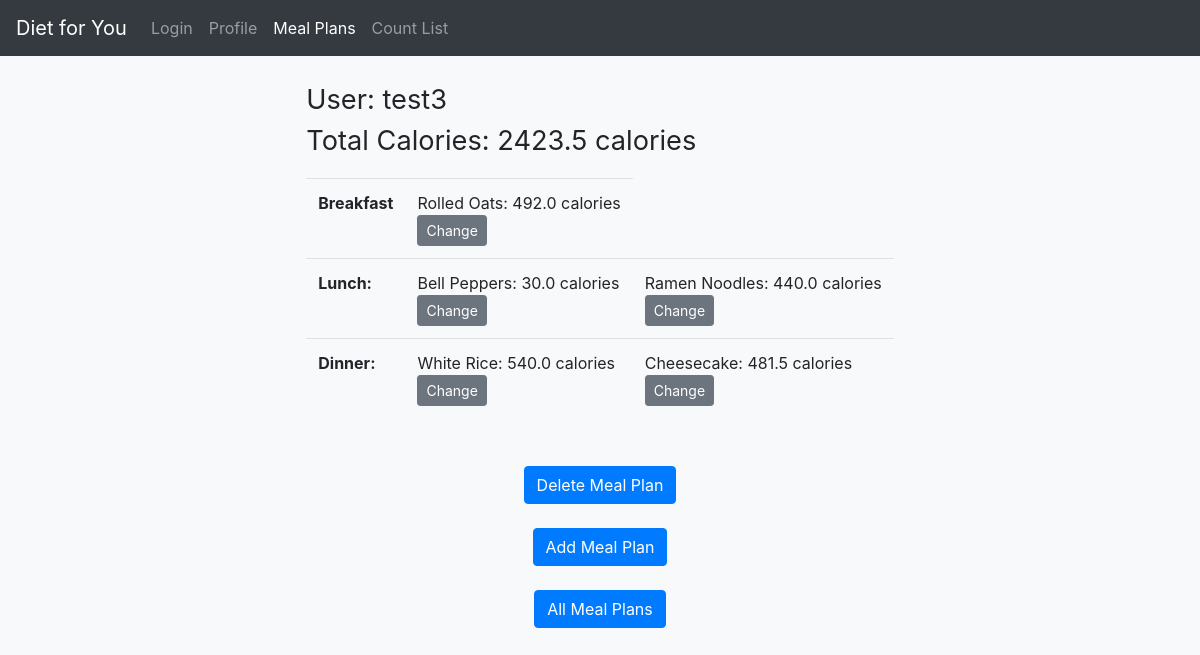
Screenshot of /recipe/ with the database file from the repository.
### main/models.py (models this page shows, shortened)
class recipeTable(models.Model):
    user = models.CharField(max_length = 50, default = '')
    totalCal = models.FloatField(default = 0)
    foodItem1 = models.CharField(max_length=125, null=True)
    cal1 = models.FloatField(default=0)
    foodItem2 = models.CharField(max_length=125, null=True)
    cal2 = models.FloatField(default=0)
    foodItem3 = models.CharField(max_length=125, null=True)
    cal3 = models.FloatField(default=0)
    foodItem4 = models.CharField(max_length=125, null=True)
    cal4 = models.FloatField(default=0)
    foodItem5 = models.CharField(max_length=125, null=True)
    cal5 = models.FloatField(default=0)
    class Meta:
        indexes = [
           models.Index(fields=['user']),
        ]

### main/views.py (the view)
# urls.py: path('recipe/', recipe),
def recipe(request):
   currentUser = request.user
   personId = currentUser.username
   recipeInfo = recipeTable.objects.raw('SELECT * FROM main_recipeTable WHERE user = %s ORDER BY id desc LIMIT 1', [personId])
   if len(recipeInfo) == 0:
      recipeInfo = recipeTable.objects.raw('SELECT * FROM main_recipeTable ORDER BY random() LIMIT 1')
   return render(request, 'recipe.html', {'recipeInfo' : recipeInfo})

### templates/recipe.html (shortened to what this page needs)
<!doctype html>
    <html lang="en">
    <head>
        <link rel="stylesheet" href="https://stackpath.bootstrapcdn.com/bootstrap/4.5.0/css/bootstrap.min.css">
        <nav class="navbar navbar-expand navbar-dark bg-dark">
            <div class="collapse navbar-collapse" id="navbarsExample02">
                <a class="navbar-brand" href="/home">Diet for You</a>
                <ul class="navbar-nav mr-auto">
                <li class="nav-item">
                    <a class="nav-link" href="../login">Login</a>
                </li>
                <li class="nav-item">
                    <a class="nav-link" href="/main">Profile</a>
                </li>
                <li class="nav-item active">
                    <a class="nav-link" href="/recipe">Meal Plans<span class="sr-only">(current)</span></a>
                </li>
                <li class="nav-item">
                    <a class="nav-link" href="/countList">Count List</a>
                </li>
                </ul>
            </div>
        </nav>
    </head>
    <body class="bg-light">
        <div class="container">
            <div class="row">
              <div class="mt-4 mb-4 mx-auto" style="text-align:Left;">
                    {% for info in recipeInfo %}
                    <p style="font-size:170%;">User: {{info.user}} <br> Total Calories: {{info.totalCal}} calories</p>
                    <div class="mb-4">
                        <table class="table">
                            <tbody>
                            <tr>
                                <th scope="row">Breakfast</th>
                                <td>
                                    {{info.foodItem1}}: {{info.cal1}} calories
                                    <form action="/recipe/update/1/{{info.id}}" method="POST"> {% csrf_token %}
                                        <button type="submit" class="btn btn-secondary btn-sm">Change</button>
                                    </form>
                                </td>
                            </tr>
                            <tr>
                                <th scope="row">Lunch: </th>
                                <td>
                                    {{info.foodItem2}}: {{info.cal2}} calories
                                    <form action="/recipe/update/2/{{info.id}}" method="POST"> {% csrf_token %}
                                        <button type="submit" class="btn btn-secondary btn-sm">Change</button>
                                    </form>
                                </td>
                                <td>
                                    {{info.foodItem3}}: {{info.cal3}} calories
                                    <form action="/recipe/update/3/{{info.id}}" method="POST"> {% csrf_token %}
                                        <button type="submit" class="btn btn-secondary btn-sm">Change</button>
                                    </form>
                                </td>
                            </tr>
                            <tr>
                                <th scope="row">Dinner: </th>
                                <td>
                                    {{info.foodItem4}}: {{info.cal4}} calories
                                    <form action="/recipe/update/4/{{info.id}}" method="POST"> {% csrf_token %}
                                        <button type="submit" class="btn btn-secondary btn-sm">Change</button>
                                    </form>
                                </td>
                                <td>
                                    {{info.foodItem5}}: {{info.cal5}} calories
                                    <form action="/recipe/update/5/{{info.id}}" method="POST"> {% csrf_token %}
                                        <button type="submit" class="btn btn-secondary btn-sm">Change</button>
                                    </form>
                                </td>
                                </tr>
                            </tbody>
                        </table>
                    </div>
                    <br>
                    <div style="width:50%;margin:auto;text-align:center;">
                    <form action = "/recipe/delete/{{info.id}}" methond = "Post">{% csrf_token %}
                        <button type="submit" class="btn btn-primary">Delete Meal Plan</button>
                    </form><br>
                    {% endfor %}
                    <form action = "/recipe/addNew/" methond = "Post">{% csrf_token %}
                        <button type="submit" class="btn btn-primary">Add Meal Plan</button>
                    </form><br>
                    <form action = "/recipe/past/" methond = "Post">{% csrf_token %}
                        <button type="submit" class="btn btn-primary">All Meal Plans</button>
                    </form>
                </div>
                </div>
            </div>
        </div>
    </body>
</html>

### rows the page displays
recipeTable: user "test3", totalCal "2423.5", foodItem1 "Rolled Oats", cal1 "492.0", foodItem2 "Bell Peppers", cal2 "30.0", foodItem3 "Ramen Noodles", cal3 "440.0", foodItem4 "White Rice", cal4 "540.0", foodItem5 "Cheesecake", cal5 "481.5"
